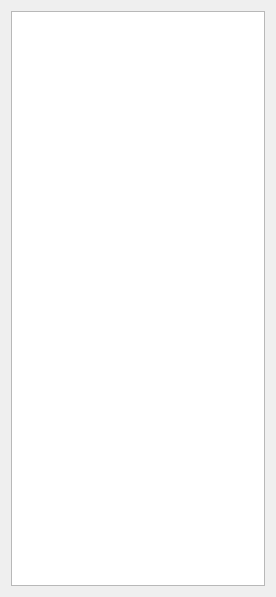
<?xml version="1.0" encoding="UTF-8"?>
<ui version="4.0">
 <class>FileViewClass</class>
 <widget class="QWidget" name="FileViewClass">
  <property name="geometry">
   <rect>
    <x>0</x>
    <y>0</y>
    <width>276</width>
    <height>597</height>
   </rect>
  </property>
  <property name="windowTitle">
   <string>FileView</string>
  </property>
  <layout class="QVBoxLayout" name="verticalLayout">
   <item>
    <widget class="QTreeView" name="treeView"/>
   </item>
  </layout>
 </widget>
 <layoutdefault spacing="6" margin="11"/>
 <resources/>
 <connections/>
</ui>
